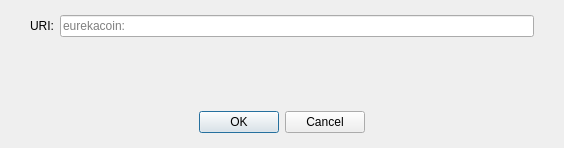
<?xml version="1.0" encoding="UTF-8"?>
<ui version="4.0">
 <class>OpenURIDialog</class>
 <widget class="QDialog" name="OpenURIDialog">
  <property name="geometry">
   <rect>
    <x>0</x>
    <y>0</y>
    <width>564</width>
    <height>148</height>
   </rect>
  </property>
  <property name="windowTitle">
   <string>Open eurekacoin URI</string>
  </property>
  <layout class="QVBoxLayout" name="verticalLayout">
   <property name="leftMargin">
    <number>0</number>
   </property>
   <property name="topMargin">
    <number>15</number>
   </property>
   <property name="rightMargin">
    <number>0</number>
   </property>
   <property name="bottomMargin">
    <number>0</number>
   </property>
   <item>
    <layout class="QHBoxLayout" name="horizontalLayout">
     <property name="leftMargin">
      <number>30</number>
     </property>
     <property name="rightMargin">
      <number>30</number>
     </property>
     <item>
      <widget class="QLabel" name="label">
       <property name="text">
        <string>URI:</string>
       </property>
      </widget>
     </item>
     <item>
      <widget class="QValidatedLineEdit" name="uriEdit">
       <property name="placeholderText">
        <string notr="true">eurekacoin:</string>
       </property>
      </widget>
     </item>
    </layout>
   </item>
   <item>
    <spacer name="verticalSpacer">
     <property name="orientation">
      <enum>Qt::Vertical</enum>
     </property>
     <property name="sizeHint" stdset="0">
      <size>
       <width>20</width>
       <height>40</height>
      </size>
     </property>
    </spacer>
   </item>
   <item>
    <widget class="QWidget" name="buttonsContainerWhite" native="true">
     <layout class="QHBoxLayout" name="horizontalLayout_2">
      <property name="leftMargin">
       <number>30</number>
      </property>
      <property name="topMargin">
       <number>15</number>
      </property>
      <property name="rightMargin">
       <number>30</number>
      </property>
      <property name="bottomMargin">
       <number>15</number>
      </property>
      <item>
       <widget class="QDialogButtonBox" name="buttonBox">
        <property name="orientation">
         <enum>Qt::Horizontal</enum>
        </property>
        <property name="standardButtons">
         <set>QDialogButtonBox::Cancel|QDialogButtonBox::Ok</set>
        </property>
        <property name="centerButtons">
         <bool>true</bool>
        </property>
       </widget>
      </item>
     </layout>
    </widget>
   </item>
  </layout>
 </widget>
 <customwidgets>
  <customwidget>
   <class>QValidatedLineEdit</class>
   <extends>QLineEdit</extends>
   <header>qt/qvalidatedlineedit.h</header>
  </customwidget>
 </customwidgets>
 <resources/>
 <connections>
  <connection>
   <sender>buttonBox</sender>
   <signal>accepted()</signal>
   <receiver>OpenURIDialog</receiver>
   <slot>accept()</slot>
   <hints>
    <hint type="sourcelabel">
     <x>248</x>
     <y>254</y>
    </hint>
    <hint type="destinationlabel">
     <x>157</x>
     <y>274</y>
    </hint>
   </hints>
  </connection>
  <connection>
   <sender>buttonBox</sender>
   <signal>rejected()</signal>
   <receiver>OpenURIDialog</receiver>
   <slot>reject()</slot>
   <hints>
    <hint type="sourcelabel">
     <x>316</x>
     <y>260</y>
    </hint>
    <hint type="destinationlabel">
     <x>286</x>
     <y>274</y>
    </hint>
   </hints>
  </connection>
 </connections>
</ui>
